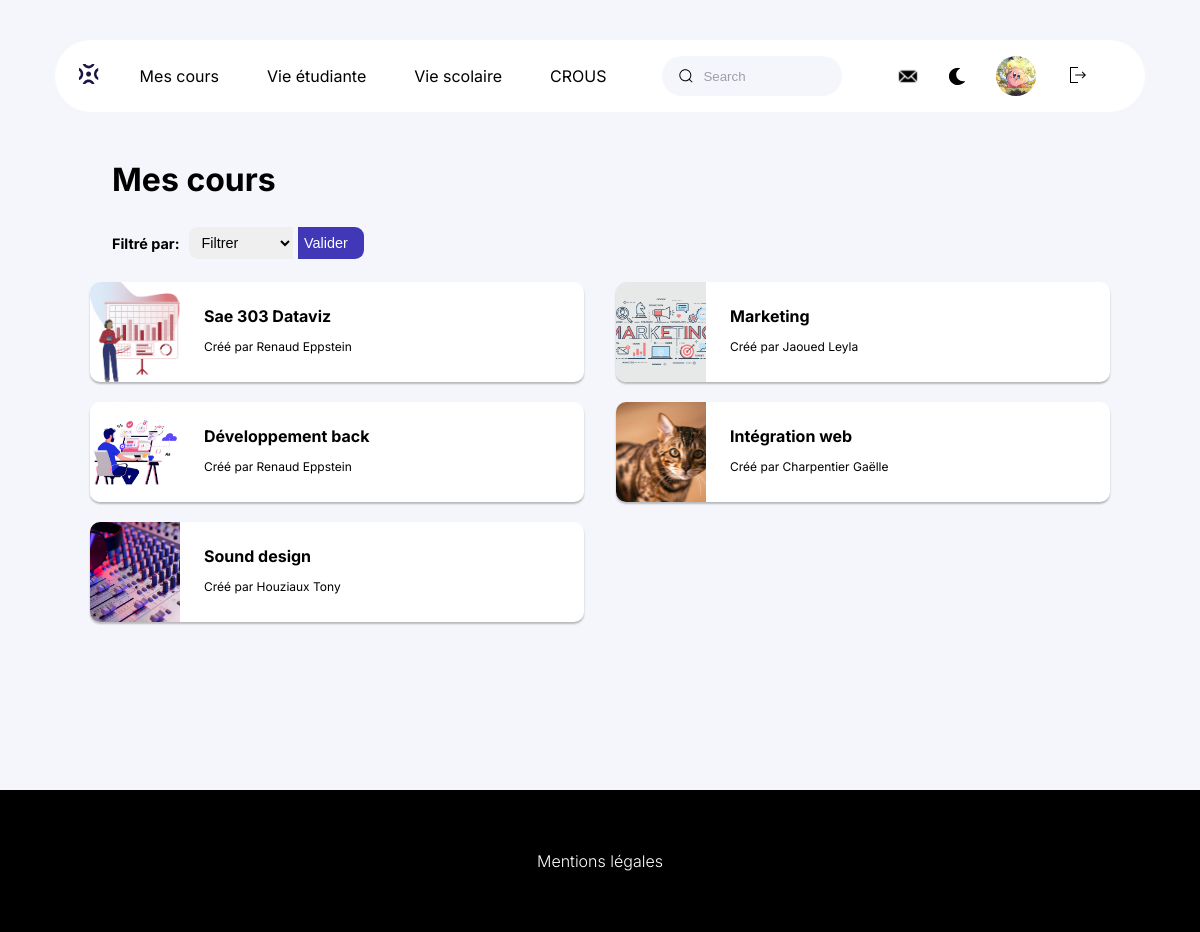
/cours.php (signed in), run on the app's committed database.
### tables this page shows
CREATE TABLE IF NOT EXISTS `utilisateurs` (
  `login` varchar(100) NOT NULL,
  `nom` varchar(200) NOT NULL,
  `prenom` varchar(200) NOT NULL,
  `id_utilisateurs` int NOT NULL AUTO_INCREMENT,
  `mot_de_passe` varchar(255) NOT NULL,
  `photoprofil` text NOT NULL,
  `role` varchar(800) NOT NULL,
  `email` varchar(200) NOT NULL,
  `promotion` varchar(100) DEFAULT NULL,
  `bio` varchar(500) DEFAULT NULL,
  PRIMARY KEY (`id_utilisateurs`),
  UNIQUE KEY `nom` (`nom`),
  UNIQUE KEY `prenom` (`prenom`),
  UNIQUE KEY `email` (`email`),
  UNIQUE KEY `login` (`login`)
);

CREATE TABLE IF NOT EXISTS `grossematiere` (
  `id_matiere` int NOT NULL AUTO_INCREMENT,
  `nom_mat` text NOT NULL,
  `coefficient` int NOT NULL,
  `illustration` text NOT NULL,
  `type` varchar(200) NOT NULL,
  `prof_ext` int NOT NULL,
  PRIMARY KEY (`id_matiere`)
);

### cours.php (the view, shortened to what this page needs)
<?php
include("connexion.php");
?>
<!DOCTYPE html>
<html lang="fr">
<head>
    <link rel='stylesheet' href='css/style_navigation.css'>
    <link rel='stylesheet' href='css/style_cours.css'>
    <link rel='stylesheet' href='css/dark_mode.css'>
</head>
<body>
    <header>
        <div class='menu'>
            <a href='accueil.php'><img class="logo" src='./img/logo.svg' alt="page d'accueil"
                    aria-current="currentpage"></a>
            <nav class='navigation'>
                <ul class='choix'>
                    <li><a href='cours.php'>Mes cours</a></li>
                    <li><a href='vie_etudiante.php'>Vie étudiante</a></li>
                    <li><a href='vie_scolaire.php'>Vie scolaire</a></li>
                    <li><a href='page_crous.php'>Crous</a></li>
                </ul>
                <div class='group'>
                    <input class='input' type='search' placeholder='Search' />
                </div>
                <div class='icon-photo'>
                    <img class='logo' src='./img/1-lettre.svg' alt="page d'accueil">
                    <button class="dark_button" onclick="toggleDarkMode()"><img class='dark_mode' src='./img/1-moon.svg'
                            alt="mode sombre"></button>
                    <div class='photo-2'>
                        <?php
                        if (isset($_SESSION["login"])) {
                            $stmt = $db->prepare('SELECT * FROM utilisateurs WHERE login=:login');
                            $stmt->bindValue(':login', $_SESSION["login"], PDO::PARAM_STR);
                            $stmt->execute();
                            $result = $stmt->fetch(PDO::FETCH_ASSOC);
                            if ($result) {
                                echo "
                                <a href='profil.php'> <img src='upload/{$result['photoprofil']}' alt='' class='photo-2'></a>";
                            }
                        }
                        ?>
                    </div>
                    <form action="deconnexion.php" method="GET">
                        <button type="submit" name="deconnect" id="btnDeconnexion">
                            <img src="img/1-logout.svg" alt="Déconnexion">
                        </button>
                    </form>
                </div>
            </nav>
        </div>
    </header>
    <main>
        <div class="wrapper">
            <h1 class="h1"> Mes cours</h1>
            <div class="filtre">
                <p> Filtré par: </p>
                <form action="filtrecours.php" method="GET">
                    <div class="input-container">
                        <select name="filter" id="filter" aria-label="Filtrer dans le site">
                            <option value="0">Filtrer</option>
                        </select>
                        <input type="submit" value="Valider">
                    </div>
                </form>
            </div>
            <div class="cours-container">
                <?php
                include('connexion.php');
                $requete = "SELECT *, nom, prenom from grossematiere, utilisateurs WHERE prof_ext = id_utilisateurs AND role = 'Enseignant.e' ORDER BY id_matiere DESC";
                $stmt = $db->query($requete);
                $resultat = $stmt->fetchAll(PDO::FETCH_ASSOC);
                foreach ($resultat as $cours) {
                    echo "<div class='cours'>
                            <a href='coursindividuel.php?id_matiere={$cours["id_matiere"]}'>
                                <img src='matiere/{$cours["illustration"]}' alt=''>
                                <div>
                                    <h2>{$cours["nom_mat"]}</h2>
                                    <p> Créé par {$cours["nom"]} {$cours["prenom"]}</p>
                                </div>
                            </a>
                        </div>";
                }
                ?>
            </div>
        </div>
    </main>
    <footer>
        <a href='mentions_legales.html'>
            <p> Mentions légales </p>
        </a>
    </footer>
</body>
</html>

### css/style_navigation.css (style rules this page uses)
body { margin: 0; background-color: var(--bg); overflow-x: hidden; font-family: 'Inter', sans-serif; }
:root { --main: #ffffff; --black: #000000; --purple: #4038b7; --bg: #f5f6fb; --grey: #414141; --blue: #1a1545; }
a { text-decoration: none; color: var(--black); transition: 0.5s ease; }
li { list-style-type: none; }
header a { font: 400 1rem "Inter", sans-serif; }
h1, h2 { font-size: 1rem; }
h2 { margin-top: 0; }
.menu { display: flex; align-items: center; justify-content: space-evenly; background-color: var(--main); padding: 10px 0px; margin: 20px 25px; gap: 1rem; border-radius: 55px; }
ul li:nth-child(4) a { text-transform: uppercase; }
ul li:nth-child(1) a { margin-top: 1.5rem; }
.choix, .icon-photo { display: none; }
footer { background-color: #000; text-align: center; padding: 45px 0; margin-top: 70px; }
footer a { color: var(--main); font-weight: 300; }
.group { display: flex; line-height: 28px; align-items: center; position: relative; }
.input { width: 40vw; height: 40px; line-height: 28px; padding: 0 1rem; padding-left: 2.5rem; border: 1px solid transparent; border-radius: 20px; outline: none; background-color: var(--bg); color: var(--black); transition: 0.3s ease; }
.input::placeholder { color: #9e9ea7; }
.icon { position: absolute; left: 1rem; width: 1rem; height: 1rem; }
@media screen and (min-width: 768px) { .menu { margin: 35px 55px; } }
@media screen and (min-width: 1024px) { .navigation { display: flex; gap: 25px; } }
@media screen and (min-width: 1024px) { .menu { margin: 40px 15px; } }
@media screen and (min-width: 1024px) { .choix { display: flex; gap: 3rem; padding-left: 0; } }
@media screen and (min-width: 1024px) { .input { width: 15vw; } }
@media screen and (min-width: 1024px) { .icon-photo { display: flex; gap: 1.5rem; align-items: center; } }
@media screen and (min-width: 1024px) { .photo-2 { width: 40px; height: 40px; background-color: var(--bg); border-radius: 50%; } }
@media screen and (min-width: 1024px) { .logo { cursor: pointer; height: 20px; } }
@media screen and (min-width: 1024px) { #btnDeconnexion { cursor: pointer; width: 20px; height: 20px; object-fit: cover; border: none; background-color: transparent; } }
@media screen and (min-width: 1080px) { .navigation { gap: 2rem; } }
@media screen and (min-width: 1200px) { .menu { margin: 40px 55px; } }
@media screen and (min-width: 1200px) { .navigation { gap: 3.5rem; } }
.dark_button { background: none; border: none; height: 20px; cursor: pointer; }

### css/style_cours.css (style rules this page uses)
.wrapper { margin: 3rem; min-height: 70vh; }
.h1 { font-size: 2rem; }
.filtre { display: flex; align-items: center; gap: 10px; margin-bottom: 1rem; }
.filtre p { font-weight: 700; font-size: 0.75rem; }
.cours { background-color: var(--main); margin-bottom: 1rem; border-radius: 10px; box-shadow: 0px 2px 2px 0px rgba(0, 0, 0, 0.25) }
.cours a { display: flex; }
.cours img { object-fit: cover; width: 90px; border-top-left-radius: 10px ; border-bottom-left-radius: 10px ; }
.cours h2, .cours p { font-size: 0.75rem; }
.cours div { padding: 1.5rem; }
.cours-container p { margin: 0; }
.input-container input { background-color: var(--purple); border: transparent; color: var(--main); height: 2rem; transition: background-color 0.3s ease; padding-right: 1rem; border-top-right-radius: 9px; border-bottom-right-radius: 9px; font-size: 0.75rem; }
#filter { height: 2rem; border: transparent; padding-left: 0.5rem; border-top-left-radius: 9px; border-bottom-left-radius: 9px; font-size: 0.75rem; }
@media screen and (min-width: 375px) { .filtre p,.input-container input,#filter { font-size: 0.9rem; } }
@media screen and (min-width: 375px) { .cours h2 { font-size: 1rem; } }
@media screen and (min-width: 375px) { .cours img { height: 100px; } }
@media screen and (min-width: 768px) { .cours-container { column-count: 2; max-width: 85vw; margin: 0 auto; column-gap: 2rem; } }
@media screen and (min-width: 768px) { .cours { margin-bottom: 20px; break-inside: avoid; } }
@media screen and (min-width: 768px) { .h1, .filtre { margin-left: 4rem; } }

### css/dark_mode.css (style rules this page uses)
:root { --dark_background: #0B1437; --dark_main: #111C44; }

### data on the page
utilisateurs: photoprofil (picture)
grossematiere: illustration (picture), nom_mat "Sae 303 Dataviz", utilisateurs.nom "Renaud", utilisateurs.prenom "Eppstein"
grossematiere: illustration (picture), nom_mat "Développement back", utilisateurs.nom "Renaud", utilisateurs.prenom "Eppstein"
grossematiere: illustration (picture), nom_mat "Sound design", utilisateurs.nom "Houziaux", utilisateurs.prenom "Tony"
grossematiere: illustration (picture), nom_mat "Marketing", utilisateurs.nom "Jaoued", utilisateurs.prenom "Leyla"
grossematiere: illustration (picture), nom_mat "Intégration web", utilisateurs.nom "Charpentier", utilisateurs.prenom "Gaëlle"
